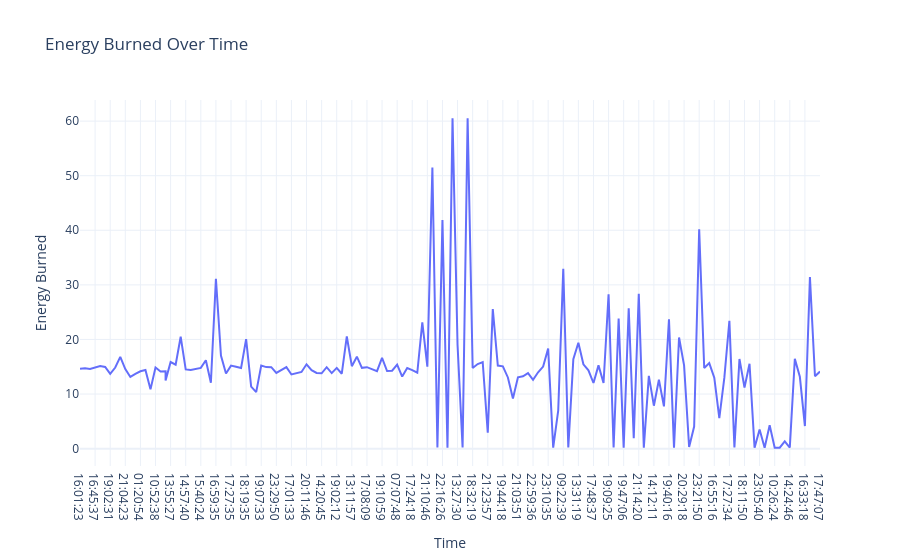

The cell this chart's notebook holds for it:
### Code cell
# Energy Burned Over Time
fig3 = px.line(data, x="Time",
               y="Energy Burned",
               title="Energy Burned Over Time")
fig3.show()

### Figure 1 — Plotly figure (JSON) as saved in the notebook; plotly's stock layout.template omitted (floating-point values rounded to 4 significant figures; data arrays with more than 128 entries replaced by an {"elided": "..."} marker saying what was removed)
{"data": [{"hovertemplate": "Time=%{x}<br>Energy Burned=%{y}<extra></extra>", "legendgroup": "", "line": {"color": "#636efa", "dash": "solid"}, "marker": {"symbol": "circle"}, "mode": "lines", "name": "", "orientation": "v", "showlegend": false, "type": "scatter", "x": {"elided": "149 str values"}, "xaxis": "x", "y": {"elided": "149 float values"}, "yaxis": "y"}], "layout": {"autosize": true, "legend": {"tracegroupgap": 0}, "title": {"text": "Energy Burned Over Time"}, "xaxis": {"anchor": "y", "autorange": true, "domain": [0, 1], "range": [0, 147], "title": {"text": "Time"}, "type": "category"}, "yaxis": {"anchor": "x", "autorange": true, "domain": [0, 1], "range": [-3.181, 63.87], "title": {"text": "Energy Burned"}, "type": "linear"}}}
